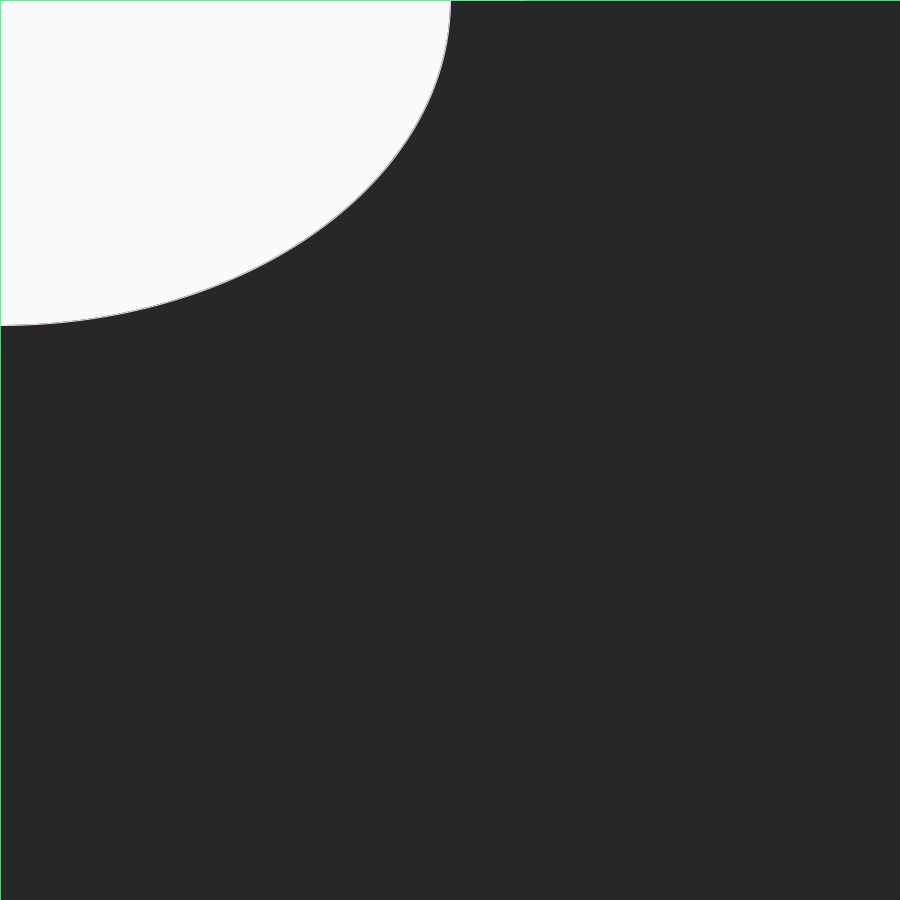
Frame 1 (no input)
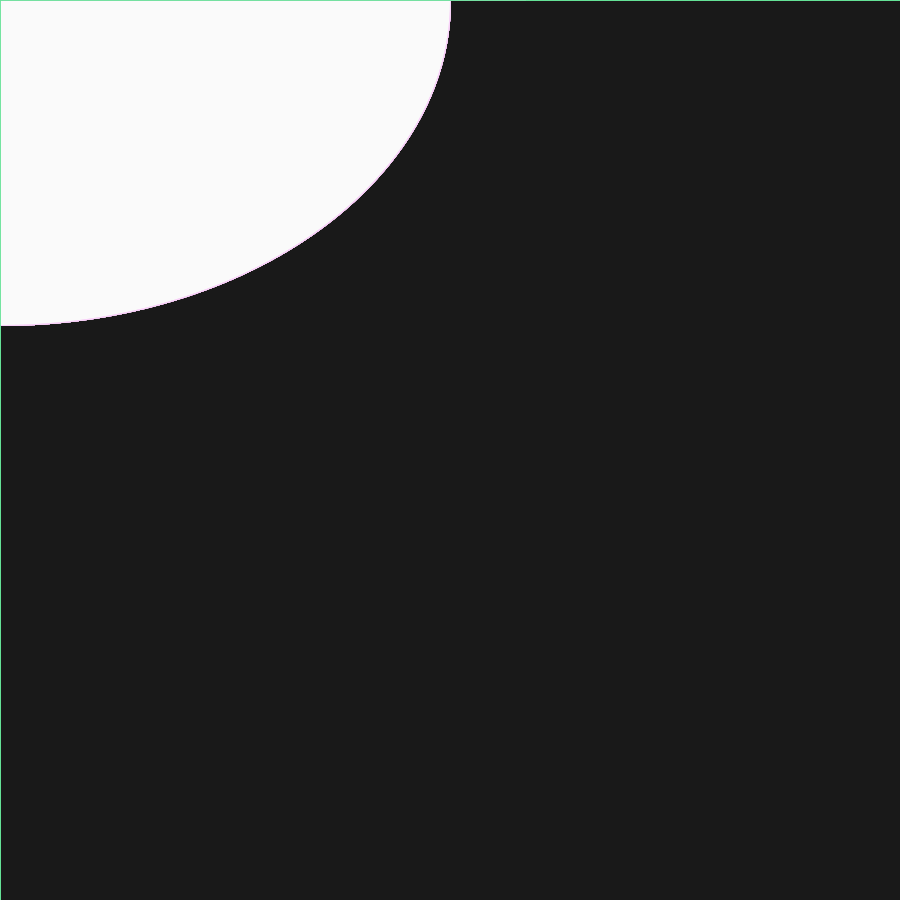
Frame 60 (the mouse pressed at the canvas centre just before this capture)
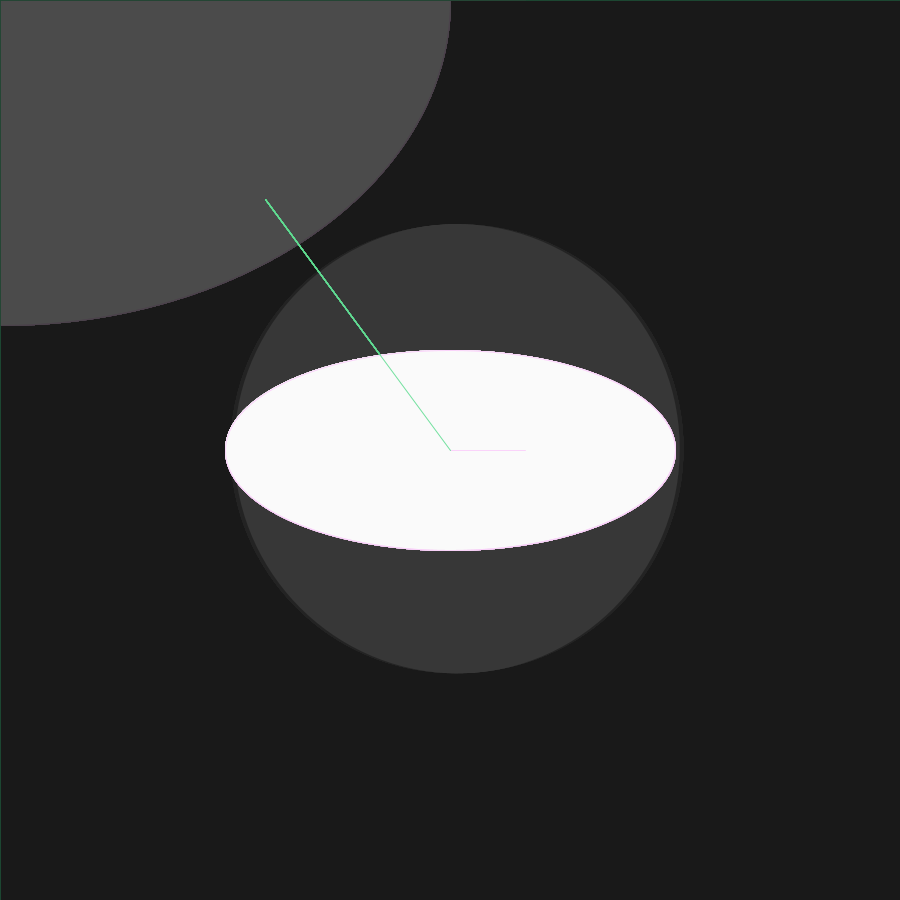
Frame 120 (the mouse held since frame 60 and released just before this capture)

The Processing sketch that drew these frames (run headless with seeded random() and noise(); from frame 60 on, the mouse is pressed at the canvas centre):

// Processing sketch: processing_30153
// ── processing_30153.pde


void setup() { 
  float x, y, larg, vx, vy;
  size(900, 900);
  smooth();
  background(050, 050, 050, 050);//cor do fundo
  x=width /2;
  y=height/2;
  larg=100;
  vx=2;
  vy=3;
}


void draw() {
fill(255);
  stroke(521, 215, 365, 254);
 ellipse (mouseX, mouseY, mouseY-900, mouseX-650);
  line(mouseX, mouseY, 525, mouseX);


  stroke(100, 226, 150, 226);//cor da linha 
  //rect(mouseX, mouseY, mouseY-200, mouseX-300);

 // triangle(250, mouseX, 145, mouseY, 152, mouseX);
  line (mouseX, mouseY, mouseY-185, mouseX-251);

  fill(652, 256, mouseX/1+15,100);


  if (mousePressed == true) {
    float Mspeed=abs(mouseX-pmouseX);
    println(Mspeed);
    noStroke();
    float taille_ellipse=Mspeed;
    color rect_color = color(155+random(220, 110), random(255, 10), random(255, 10),50);
    fill(rect_color);
    color ellipse_color = color(155+random(220, 110), random(255, 10), random(255, 10),100);
    fill(ellipse_color);
    ellipse(mouseX+random(-05, 10), mouseY+random(-05, 10), taille_ellipse, taille_ellipse);
    fill(ellipse_color);
    ellipse(mouseX+random(-05,10), mouseY+random(-05,10),taille_ellipse,taille_ellipse);
  }

  if (keyPressed == true) {
    background(255);
    //rect(mouseX, random(300), 150, mouseY, random(250), 200);
    fill(204, 809, 701, 205);
  }
  fill(0,5);
  rect (0,0,width,height);
}
